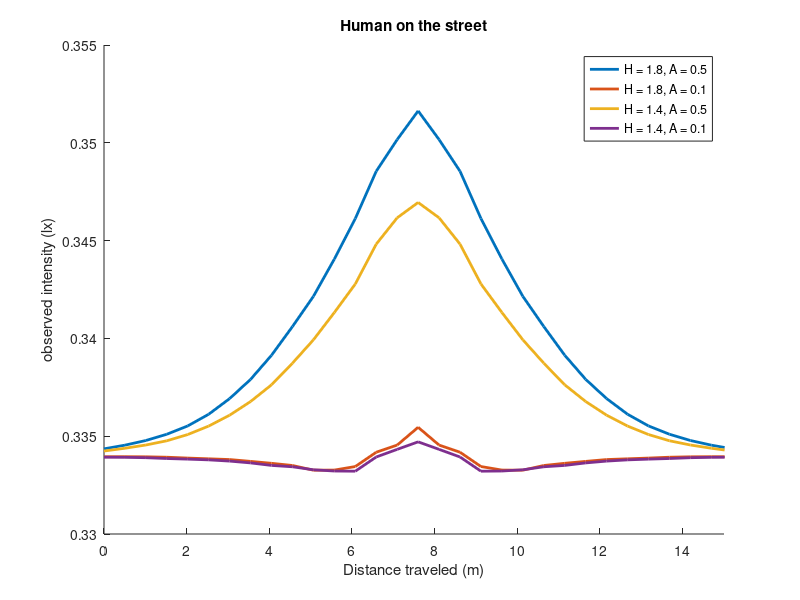
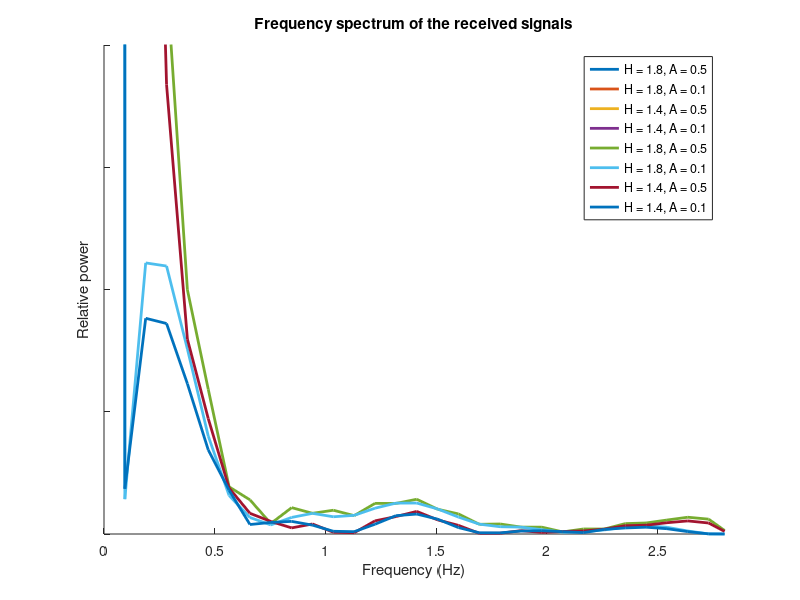

The MATLAB source for these figures, in order: (Note: this script raises an error after producing the figures.)
clear all
load('Human Walks By Results')

Human140 = reshape(M(1,1,:,:),[5 31])';
Human160 = reshape(M(1,2,:,:),[5 31])';
Human180 = reshape(M(1,3,:,:),[5 31])';

x = CarL/2:0.5:7.5+CarL
x = [fliplr(-x(2:16)) x]
sig1 = Human180(:,5)
sig2 = Human180(:,1)

sig3 = Human140(:,5)
sig4 = Human140(:,1)

for i = 0:29
    new1(2*i+1) = sig1(i+1)
    new1(2*i+2) = (sig1(i+1) + sig1(i+2))/2
   
    new2(2*i+1) = sig2(i+1)
    new2(2*i+2) = (sig2(i+1) + sig2(i+2))/2
    
    new3(2*i+1) = sig3(i+1)
    new3(2*i+2) = (sig3(i+1) + sig3(i+2))/2
   
    new4(2*i+1) = sig4(i+1)
    new4(2*i+2) = (sig4(i+1) + sig4(i+2))/2
end

% s = v*t
% s/v = t
t = 15 / (5/3.6)
% ts = t/60
ts = t/60
%fs = 1/ts
fs = 1/ts
f = fs./59.*(0:59)

hold on
x = 0:2*7.600/30:2*7.600;
plot(x,Human180(:,5),'DisplayName','H = 1.8, A = 0.5','LineWidth',2)
plot(x,Human180(:,1),'DisplayName','H = 1.8, A = 0.1','LineWidth',2)
plot(x,Human140(:,5),'DisplayName','H = 1.4, A = 0.5','LineWidth',2)
plot(x,Human140(:,1),'DisplayName','H = 1.4, A = 0.1','LineWidth',2)
xlim([0 15])
title('Human on the street')
xlabel('Distance traveled (m)')
ylabel('observed intensity (lx)')
legend('show')
print('Human_street_RSS.png','-dpng')

close
hold on
plot(f,abs(fft(new1)),'DisplayName','H = 1.8, A = 0.5','LineWidth',2)
plot(f,abs(fft(new2)),'DisplayName','H = 1.8, A = 0.1','LineWidth',2)
plot(f,abs(fft(new3)),'DisplayName','H = 1.4, A = 0.5','LineWidth',2)
plot(f,abs(fft(new4)),'DisplayName','H = 1.4, A = 0.1','LineWidth',2)
xlim([0 2.8])
ylim([0 0.02])
title('Frequency spectrum of the received signals')
xlabel('Frequency (Hz)')
ylabel('Relative power')
set(gca,'YTickLabel',[])
legend('show')
print('Human_street_FFT.png','-dpng')
close

copyfile ('Human_street_RSS.png','../../../thesis/pics')
copyfile ('Human_street_FFT.png','../../../thesis/pics')
